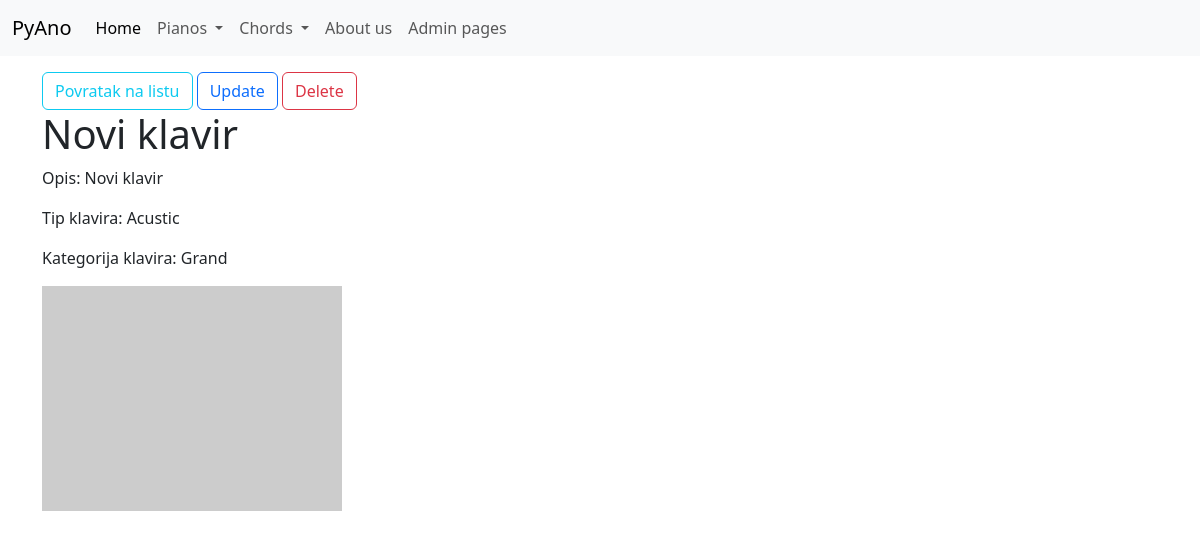
/pianos//6, run on the app's committed database.
### pianos/models/pianos.py (models this page shows, shortened)
class Piano(models.Model):
    model = models.CharField(max_length=150,
                             null=False,
                             blank=False,
                             help_text='Naziv klavira')
    description = models.TextField(max_length=750,
                                   null=True,
                                   blank=True,
                                   help_text='Opis klavira')
    category = models.ForeignKey(PianoCategory,
                                 null=False,
                                 default=0,
                                 on_delete=models.SET_DEFAULT)
    type = models.ForeignKey(PianoType,
                             null=False,
                             default=0,
                             on_delete=models.SET_DEFAULT)
    picture_url = models.CharField(max_length=750,
                                   null=True,
                                   blank=True,
                                   help_text='Upisite link do slike klavira')

### pianos/models/piano_type.py (models this page shows)
class PianoType(models.Model):
    name = models.CharField(max_length=150,
                             null=False,
                             blank=False,
                             help_text='Tip klavira')
    def __str__(self):
        return f'{self.name}'

### pianos/models/piano_category.py (models this page shows)
class PianoCategory(models.Model):
    name = models.CharField(max_length=150,
                             null=False,
                             blank=False,
                             help_text='Kategorija klavira')
    def __str__(self):
        return f'{self.name}'

### pianos/views.py (the view)
# urls.py: path('/<int:pk>', views.PianoDetailView.as_view(), name='pianos_details'),
class PianoDetailView(DetailView):
    model = Piano
    context_object_name = 'piano'

### templates/pianos/piano_detail.html
{% extends "base/base.html" %}
{% block page_content %}
<a href="{% url 'pianos:pianos_list' %}" class="btn btn-outline-info">Povratak na listu</a>
<a href="{% url 'pianos:pianos_update' piano.pk %}" class="btn btn-outline-primary">Update</a>
<a href="{% url 'pianos:pianos_delete' piano.pk %}" class="btn btn-outline-danger">Delete</a>
<h1>{{ piano.model }}</h1>
{% if piano.description %}
    <p>Opis: {{ piano.description }}</p>
{% endif %}
<p>Tip klavira: {{ piano.type }}</p>
<p>Kategorija klavira: {{ piano.category }}</p>
{% if piano.picture_url %}
<div><img width=300 src="{{ piano.picture_url }}" /></div>
{% else %}
<div><img width=300 src="https://placehold.co/400x300" /></div>
{% endif %}
{% endblock page_content %}

### data on the page
Piano: model "Novi klavir", description "Novi klavir", type "Acustic", category "Grand"
